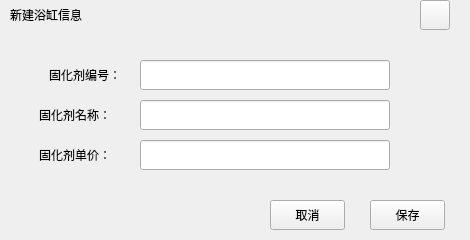
<?xml version="1.0" encoding="UTF-8"?>
<ui version="4.0">
 <class>CuringNew</class>
 <widget class="QWidget" name="CuringNew">
  <property name="geometry">
   <rect>
    <x>0</x>
    <y>0</y>
    <width>470</width>
    <height>240</height>
   </rect>
  </property>
  <property name="windowTitle">
   <string>Form</string>
  </property>
  <widget class="QLabel" name="UserLab_2">
   <property name="geometry">
    <rect>
     <x>39</x>
     <y>140</y>
     <width>101</width>
     <height>30</height>
    </rect>
   </property>
   <property name="text">
    <string>固化剂单价：</string>
   </property>
  </widget>
  <widget class="QPushButton" name="CloseBtn">
   <property name="geometry">
    <rect>
     <x>420</x>
     <y>0</y>
     <width>30</width>
     <height>30</height>
    </rect>
   </property>
   <property name="text">
    <string/>
   </property>
  </widget>
  <widget class="QPushButton" name="CancleBtn">
   <property name="geometry">
    <rect>
     <x>270</x>
     <y>200</y>
     <width>75</width>
     <height>30</height>
    </rect>
   </property>
   <property name="text">
    <string>取消</string>
   </property>
  </widget>
  <widget class="QLabel" name="UserLab_3">
   <property name="geometry">
    <rect>
     <x>49</x>
     <y>60</y>
     <width>91</width>
     <height>30</height>
    </rect>
   </property>
   <property name="text">
    <string>固化剂编号：</string>
   </property>
  </widget>
  <widget class="QLineEdit" name="CurAgePrice">
   <property name="geometry">
    <rect>
     <x>140</x>
     <y>140</y>
     <width>250</width>
     <height>30</height>
    </rect>
   </property>
  </widget>
  <widget class="QLabel" name="label">
   <property name="geometry">
    <rect>
     <x>10</x>
     <y>0</y>
     <width>151</width>
     <height>30</height>
    </rect>
   </property>
   <property name="text">
    <string>新建浴缸信息</string>
   </property>
  </widget>
  <widget class="QPushButton" name="SaveBtn">
   <property name="geometry">
    <rect>
     <x>370</x>
     <y>200</y>
     <width>75</width>
     <height>30</height>
    </rect>
   </property>
   <property name="text">
    <string>保存</string>
   </property>
  </widget>
  <widget class="QLineEdit" name="CurAgeName">
   <property name="geometry">
    <rect>
     <x>140</x>
     <y>100</y>
     <width>250</width>
     <height>30</height>
    </rect>
   </property>
  </widget>
  <widget class="QLabel" name="UserLab_1">
   <property name="geometry">
    <rect>
     <x>39</x>
     <y>100</y>
     <width>101</width>
     <height>30</height>
    </rect>
   </property>
   <property name="text">
    <string>固化剂名称：</string>
   </property>
  </widget>
  <widget class="QLabel" name="TitleLab">
   <property name="geometry">
    <rect>
     <x>0</x>
     <y>10</y>
     <width>461</width>
     <height>31</height>
    </rect>
   </property>
   <property name="text">
    <string/>
   </property>
  </widget>
  <widget class="QLineEdit" name="CurAgeID">
   <property name="geometry">
    <rect>
     <x>140</x>
     <y>60</y>
     <width>250</width>
     <height>30</height>
    </rect>
   </property>
  </widget>
  <widget class="QLabel" name="InerLab">
   <property name="geometry">
    <rect>
     <x>50</x>
     <y>80</y>
     <width>401</width>
     <height>231</height>
    </rect>
   </property>
   <property name="styleSheet">
    <string notr="true"/>
   </property>
   <property name="text">
    <string/>
   </property>
  </widget>
  <zorder>InerLab</zorder>
  <zorder>TitleLab</zorder>
  <zorder>UserLab_2</zorder>
  <zorder>CloseBtn</zorder>
  <zorder>CancleBtn</zorder>
  <zorder>UserLab_3</zorder>
  <zorder>CurAgePrice</zorder>
  <zorder>label</zorder>
  <zorder>SaveBtn</zorder>
  <zorder>CurAgeName</zorder>
  <zorder>UserLab_1</zorder>
  <zorder>CurAgeID</zorder>
 </widget>
 <resources/>
 <connections/>
</ui>
